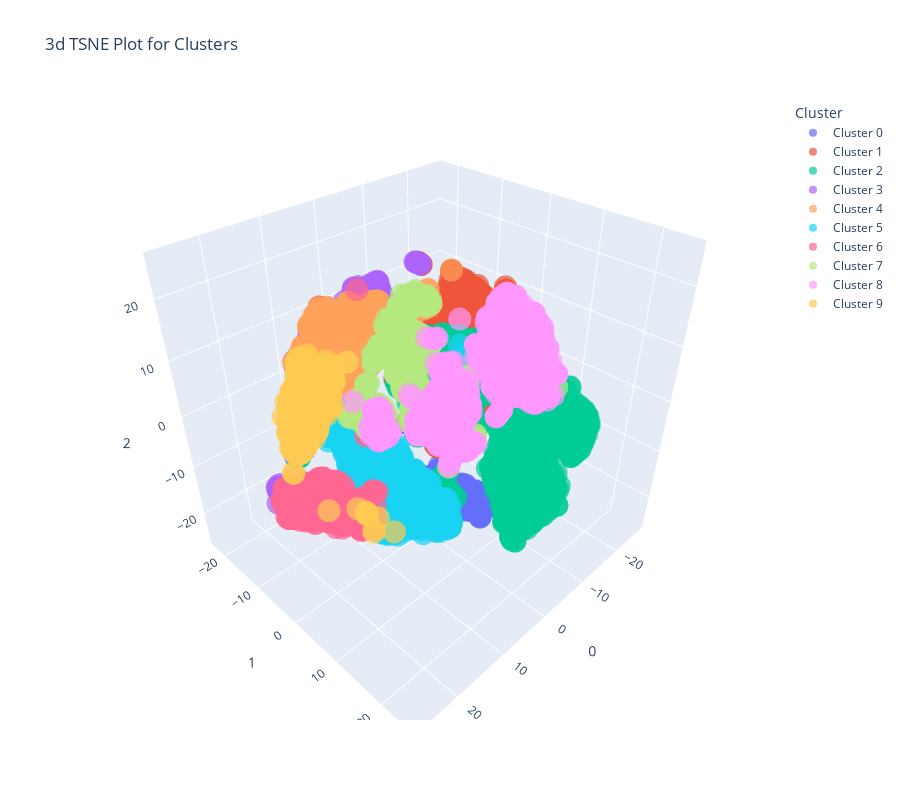

The cell this chart's notebook holds for it:
### Markdown cell above
An alternate to `plot_model` function is `evaluate_model`. It can only be used in Notebook since it uses ipywidget.

### Code cell
plot_model(kmeans, 'tsne', feature="16") #, label=True)

### Figure 1 — Plotly figure (JSON) as saved in the notebook; plotly's stock layout.template omitted (floating-point values rounded to 4 significant figures; data arrays with more than 128 entries replaced by an {"elided": "..."} marker saying what was removed)
{"data": [{"customdata": {"elided": "1175x1 int values"}, "hovertemplate": "Cluster=Cluster 0<br>0=%{x}<br>1=%{y}<br>2=%{z}<br>Feature=%{customdata[0]}<extra></extra>", "legendgroup": "Cluster 0", "marker": {"color": "#636efa", "opacity": 0.7, "symbol": "circle"}, "mode": "markers", "name": "Cluster 0", "scene": "scene", "showlegend": true, "type": "scatter3d", "x": {"elided": "1175 float values"}, "y": {"elided": "1175 float values"}, "z": {"elided": "1175 float values"}}, {"customdata": {"elided": "932x1 int values"}, "hovertemplate": "Cluster=Cluster 1<br>0=%{x}<br>1=%{y}<br>2=%{z}<br>Feature=%{customdata[0]}<extra></extra>", "legendgroup": "Cluster 1", "marker": {"color": "#EF553B", "opacity": 0.7, "symbol": "circle"}, "mode": "markers", "name": "Cluster 1", "scene": "scene", "showlegend": true, "type": "scatter3d", "x": {"elided": "932 float values"}, "y": {"elided": "932 float values"}, "z": {"elided": "932 float values"}}, {"customdata": {"elided": "2468x1 int values"}, "hovertemplate": "Cluster=Cluster 2<br>0=%{x}<br>1=%{y}<br>2=%{z}<br>Feature=%{customdata[0]}<extra></extra>", "legendgroup": "Cluster 2", "marker": {"color": "#00cc96", "opacity": 0.7, "symbol": "circle"}, "mode": "markers", "name": "Cluster 2", "scene": "scene", "showlegend": true, "type": "scatter3d", "x": {"elided": "2468 float values"}, "y": {"elided": "2468 float values"}, "z": {"elided": "2468 float values"}}, {"customdata": {"elided": "571x1 int values"}, "hovertemplate": "Cluster=Cluster 3<br>0=%{x}<br>1=%{y}<br>2=%{z}<br>Feature=%{customdata[0]}<extra></extra>", "legendgroup": "Cluster 3", "marker": {"color": "#ab63fa", "opacity": 0.7, "symbol": "circle"}, "mode": "markers", "name": "Cluster 3", "scene": "scene", "showlegend": true, "type": "scatter3d", "x": {"elided": "571 float values"}, "y": {"elided": "571 float values"}, "z": {"elided": "571 float values"}}, {"customdata": {"elided": "1144x1 int values"}, "hovertemplate": "Cluster=Cluster 4<br>0=%{x}<br>1=%{y}<br>2=%{z}<br>Feature=%{customdata[0]}<extra></extra>", "legendgroup": "Cluster 4", "marker": {"color": "#FFA15A", "opacity": 0.7, "symbol": "circle"}, "mode": "markers", "name": "Cluster 4", "scene": "scene", "showlegend": true, "type": "scatter3d", "x": {"elided": "1144 float values"}, "y": {"elided": "1144 float values"}, "z": {"elided": "1144 float values"}}, {"customdata": {"elided": "1021x1 int values"}, "hovertemplate": "Cluster=Cluster 5<br>0=%{x}<br>1=%{y}<br>2=%{z}<br>Feature=%{customdata[0]}<extra></extra>", "legendgroup": "Cluster 5", "marker": {"color": "#19d3f3", "opacity": 0.7, "symbol": "circle"}, "mode": "markers", "name": "Cluster 5", "scene": "scene", "showlegend": true, "type": "scatter3d", "x": {"elided": "1021 float values"}, "y": {"elided": "1021 float values"}, "z": {"elided": "1021 float values"}}, {"customdata": {"elided": "441x1 int values"}, "hovertemplate": "Cluster=Cluster 6<br>0=%{x}<br>1=%{y}<br>2=%{z}<br>Feature=%{customdata[0]}<extra></extra>", "legendgroup": "Cluster 6", "marker": {"color": "#FF6692", "opacity": 0.7, "symbol": "circle"}, "mode": "markers", "name": "Cluster 6", "scene": "scene", "showlegend": true, "type": "scatter3d", "x": {"elided": "441 float values"}, "y": {"elided": "441 float values"}, "z": {"elided": "441 float values"}}, {"customdata": {"elided": "948x1 int values"}, "hovertemplate": "Cluster=Cluster 7<br>0=%{x}<br>1=%{y}<br>2=%{z}<br>Feature=%{customdata[0]}<extra></extra>", "legendgroup": "Cluster 7", "marker": {"color": "#B6E880", "opacity": 0.7, "symbol": "circle"}, "mode": "markers", "name": "Cluster 7", "scene": "scene", "showlegend": true, "type": "scatter3d", "x": {"elided": "948 float values"}, "y": {"elided": "948 float values"}, "z": {"elided": "948 float values"}}, {"customdata": {"elided": "1741x1 int values"}, "hovertemplate": "Cluster=Cluster 8<br>0=%{x}<br>1=%{y}<br>2=%{z}<br>Feature=%{customdata[0]}<extra></extra>", "legendgroup": "Cluster 8", "marker": {"color": "#FF97FF", "opacity": 0.7, "symbol": "circle"}, "mode": "markers", "name": "Cluster 8", "scene": "scene", "showlegend": true, "type": "scatter3d", "x": {"elided": "1741 float values"}, "y": {"elided": "1741 float values"}, "z": {"elided": "1741 float values"}}, {"customdata": {"elided": "551x1 int values"}, "hovertemplate": "Cluster=Cluster 9<br>0=%{x}<br>1=%{y}<br>2=%{z}<br>Feature=%{customdata[0]}<extra></extra>", "legendgroup": "Cluster 9", "marker": {"color": "#FECB52", "opacity": 0.7, "symbol": "circle"}, "mode": "markers", "name": "Cluster 9", "scene": "scene", "showlegend": true, "type": "scatter3d", "x": {"elided": "551 float values"}, "y": {"elided": "551 float values"}, "z": {"elided": "551 float values"}}], "layout": {"height": 800, "legend": {"title": {"text": "Cluster"}, "tracegroupgap": 0}, "scene": {"domain": {"x": [0, 1], "y": [0, 1]}, "xaxis": {"title": {"text": "0"}}, "yaxis": {"title": {"text": "1"}}, "zaxis": {"title": {"text": "2"}}}, "title": {"text": "3d TSNE Plot for Clusters"}, "width": 900}}
